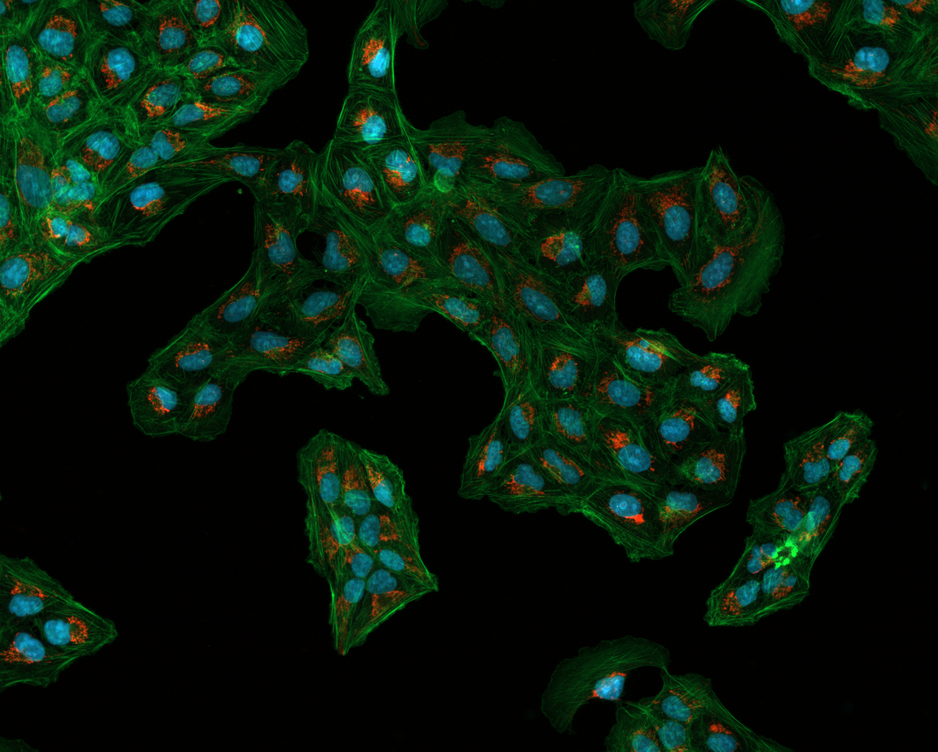
#> input picture images/Osteosarcoma_01.tif, 938 x 752 px, shrunk from 1376 x 1104 before the run
$ python 'tutorial57_Cell Nuclei analysis using watershed.py'
#> lines starting #> are read from the running program, lines starting #| are printed output that depends on the picture; after the words box and inside, x2 and y2 are one past the last pixel; in counts of white or black regions, pixels touching at a corner belong together; long printed decimals are rounded
#Video Playlist: https://www.youtube.com/playlist?list=PLHae9ggVvqPgyRQQOtENr6hK0m1UquGaG

"""
https://opencv-python-tutroals.readthedocs.io/en/latest/py_tutorials/py_imgproc/py_watershed/py_watershed.html

This code performs cell counting and size distribution analysis and dumps results into a csv file.
It uses watershed segmentation for better segmentation, separating touching nuclei.
"""

import cv2
import numpy as np
from matplotlib import pyplot as plt
from scipy import ndimage
from skimage import measure, color, io


img = cv2.imread("images/Osteosarcoma_01.tif")
#> img is the input picture: shape (752, 938, 3); mean B, G, R 11.1, 23.9, 7
#Extract only blue channel as DAPI / nuclear (blue) staining is the best
#channel to perform cell count.
cells=img[:,:,0]  #Blue channel. Image equivalent to grey image.


pixels_to_um = 0.454 # 1 pixel = 454 nm (got this from the metadata of original image)

#Threshold image to binary using OTSU. ALl thresholded pixels will be set to 255
ret1, thresh = cv2.threshold(cells, 0, 255, cv2.THRESH_BINARY+cv2.THRESH_OTSU)
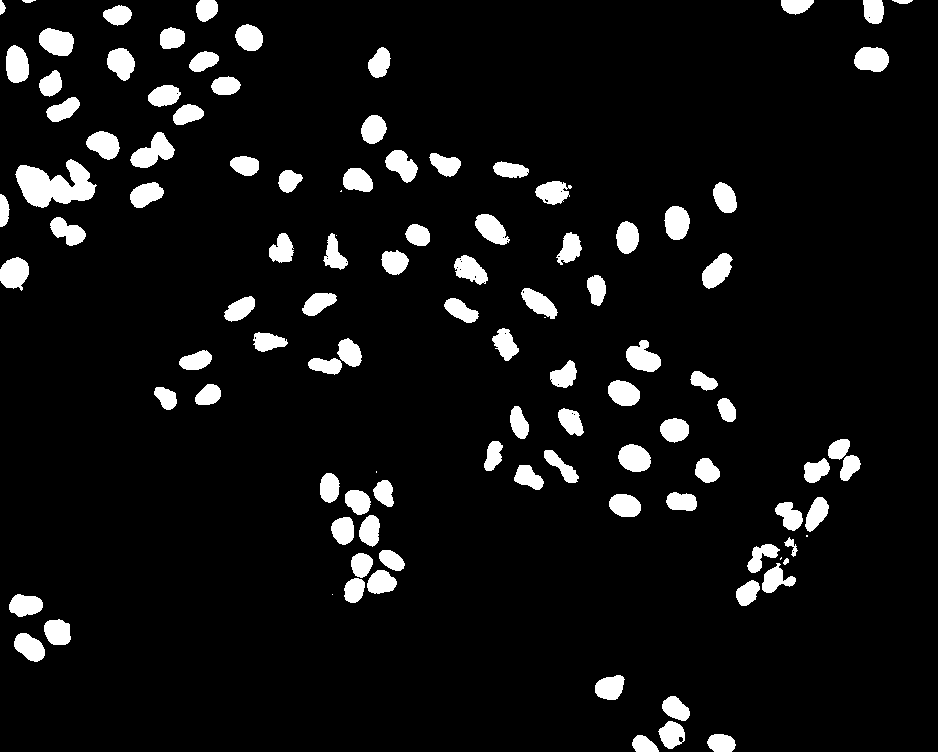
#> thresh: shape (752, 938); 7.1% white; 107 white regions (7 under 20 px), largest, box (x1, y1, x2, y2) and area: (15, 159, 97, 208) 2345, (130, 132, 175, 168) 862, (39, 28, 74, 56) 747
#> ret1 = 50


# Morphological operations to remove small noise - opening
#To remove holes we can use closing
kernel = np.ones((3,3),np.uint8)
opening = cv2.morphologyEx(thresh,cv2.MORPH_OPEN,kernel, iterations = 2)
#> opening: shape (752, 938); 7% white; 100 white regions (1 under 20 px), largest, box (x1, y1, x2, y2) and area: (16, 160, 95, 207) 2330, (131, 132, 174, 168) 852, (39, 29, 74, 56) 743

from skimage.segmentation import clear_border
opening = clear_border(opening) #Remove edge touching grains
plt.imshow(opening, cmap='gray') #This is our image to be segmented further using watershed

#Check the total regions found before and after applying this.

#STEP 1: Sude background
#Now we know that the regions at the center of cells is for sure cells
#The region far away is background.
#We need to extract sure regions. For that erode a few times.
#But we have cells touching, so erode alone will not work.
#To separate touching objects, the best approach would be distance transform and then thresholding.

# let us start by identifying sure background area
# dilating pixes a few times increases cell boundary to background.
# This way whatever is remaining for sure will be background.
#The area in between sure background and foreground is our ambiguous area.
#Watershed should find this area for us.
sure_bg = cv2.dilate(opening,kernel,iterations=10)
#> sure_bg: shape (752, 938); 22.8% white; 32 white regions, largest, box (x1, y1, x2, y2) and area: (0, 15, 273, 255) 33793, (726, 429, 870, 616) 11937, (310, 463, 414, 613) 10998
plt.imshow(sure_bg, cmap='gray') #Dark region is our sure background

# Finding sure foreground area using distance transform and thresholding
#intensities of the points inside the foreground regions are changed to
#distance their respective distances from the closest 0 value (boundary).
#https://www.tutorialspoint.com/opencv/opencv_distance_transformation.htm
dist_transform = cv2.distanceTransform(opening,cv2.DIST_L2,5)
plt.imshow(dist_transform, cmap='gray') #Dist transformed img.


#Let us threshold the dist transform by starting at 1/2 its max value.
print(dist_transform.max()) #gives about 21.9
#| 15.184
ret2, sure_fg = cv2.threshold(dist_transform,0.5*dist_transform.max(),255,0)
#> sure_fg: shape (752, 938) float32; 0.7% white; 89 white regions (22 under 20 px), largest, box (x1, y1, x2, y2) and area: (23, 173, 68, 200) 486, (46, 36, 66, 49) 170, (626, 452, 643, 465) 166
#> ret2 = 7.59
plt.imshow(sure_fg, cmap='gray')

#Later you realize that 0.25* max value will not separate the cells well.
#High value like 0.7 will not recognize some cells. 0.5 seems to be a good compromize

# Unknown ambiguous region is nothing but bkground - foreground
sure_fg = np.uint8(sure_fg)  #Convert to uint8 from float
unknown = cv2.subtract(sure_bg,sure_fg)
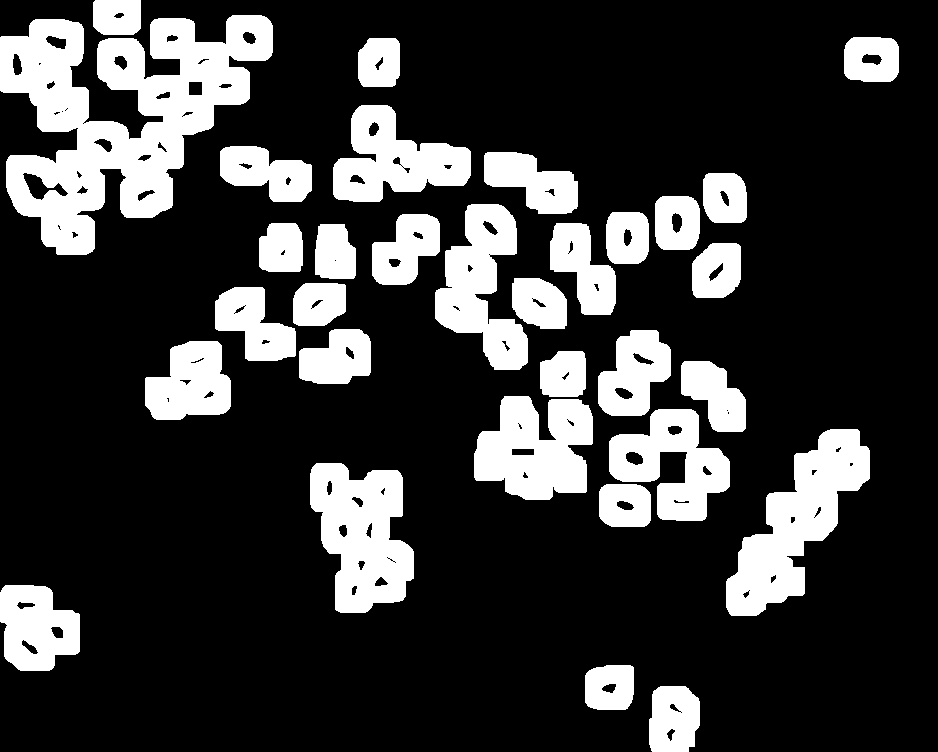
#> unknown: shape (752, 938); 22.1% white; 32 white regions, largest, box (x1, y1, x2, y2) and area: (0, 15, 273, 255) 32151, (726, 429, 870, 616) 11804, (310, 463, 414, 613) 10590
plt.imshow(unknown, cmap='gray')

#Now we create a marker and label the regions inside.
# For sure regions, both foreground and background will be labeled with positive numbers.
# Unknown regions will be labeled 0.
#For markers let us use ConnectedComponents.
#Connected components labeling scans an image and groups its pixels into components
#based on pixel connectivity, i.e. all pixels in a connected component share
#similar pixel intensity values and are in some way connected with each other.
#Once all groups have been determined, each pixel is labeled with a graylevel
# or a color (color labeling) according to the component it was assigned to.
ret3, markers = cv2.connectedComponents(sure_fg)
#> markers: shape (752, 938) int32; 90 distinct labels, from 0 to 89
#> ret3 = 90
plt.imshow(markers)

#One problem rightnow is that the entire background pixels is given value 0.
#This means watershed considers this region as unknown.
#So let us add 10 to all labels so that sure background is not 0, but 10
markers = markers+10
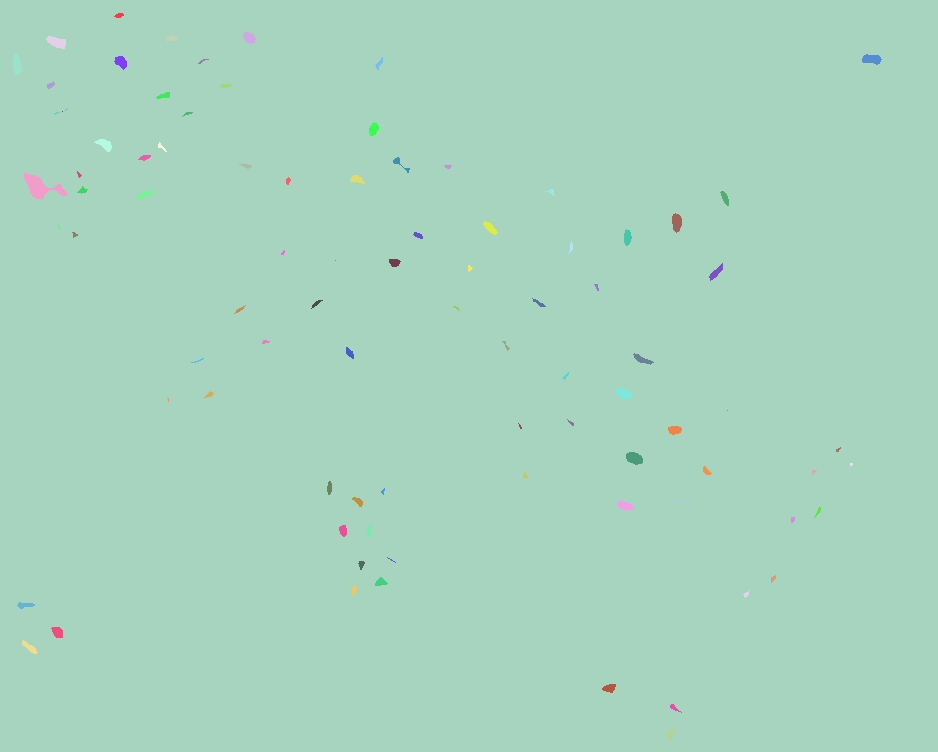
#> markers: shape (752, 938) int32; 90 distinct labels, from 10 to 99; one colour per label, 0 black

# Now, mark the region of unknown with zero
markers[unknown==255] = 0
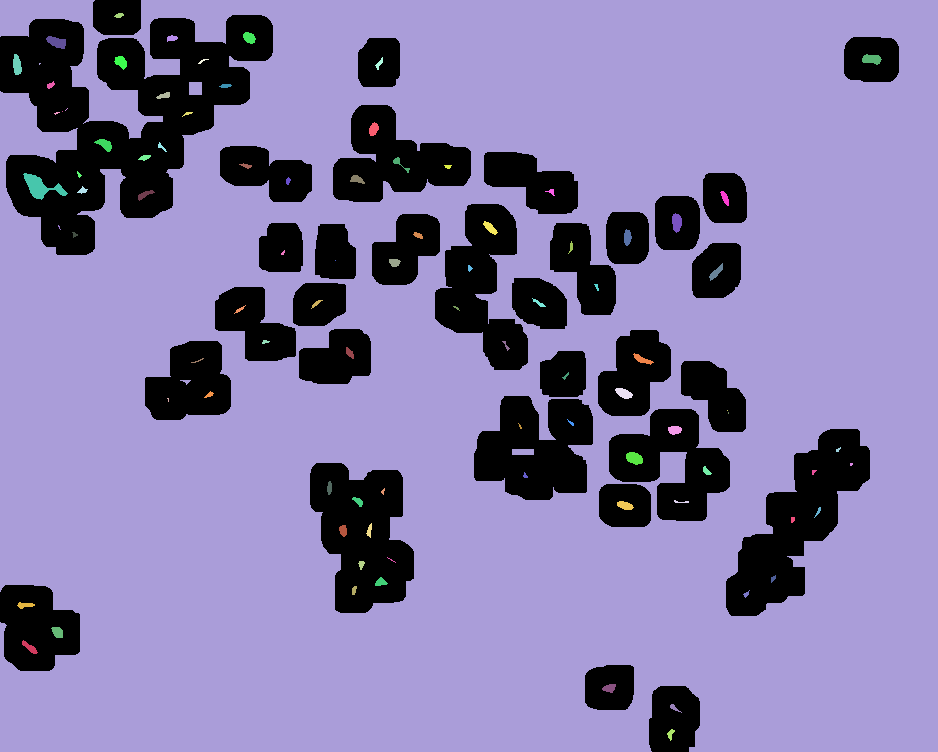
#> markers: shape (752, 938) int32; 91 distinct labels, from 0 to 99; one colour per label, 0 black
plt.imshow(markers, cmap='jet')   #Look at the 3 distinct regions.

#Now we are ready for watershed filling.
markers = cv2.watershed(img,markers)
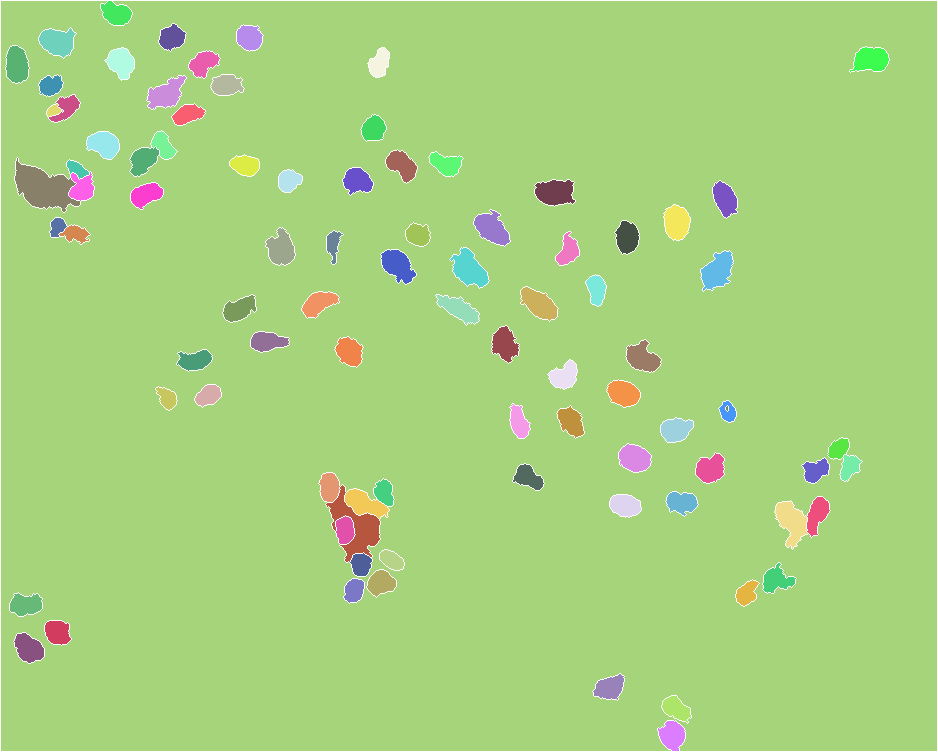
#> markers: shape (752, 938) int32; 91 distinct labels, from -1 to 99; one colour per label, 0 black, -1 white

#Let us color boundaries in yellow.
#Remember that watershed assigns boundaries a value of -1
img[markers == -1] = [0,255,255]
#> img: shape (752, 938, 3); 1.53% of pixels changed, all inside (x1, y1, x2, y2) = (0, 0, 938, 752)

#label2rgb - Return an RGB image where color-coded labels are painted over the image.
img2 = color.label2rgb(markers, bg_label=0)
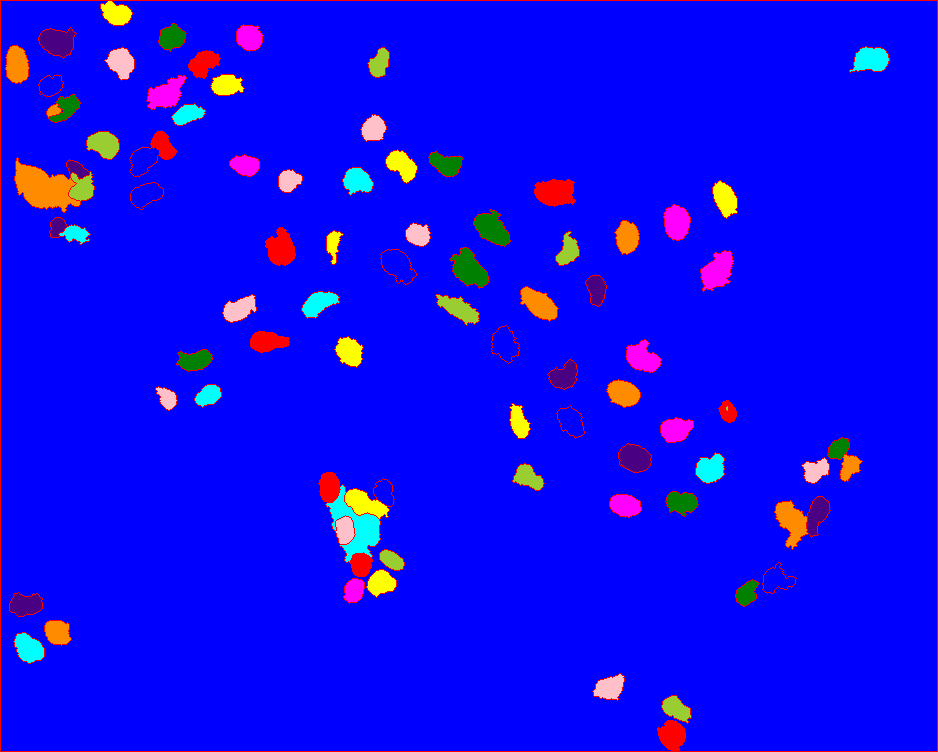
#> img2: shape (752, 938, 3) float64; mean R, G, B 0.0555, 0.0316, 0.948

plt.imshow(img2)
cv2.imshow('Overlay on original image', img)
cv2.imshow('Colored Grains', img2)
cv2.waitKey(0)

#####################################################################################
#Now, time to extract properties of detected cells
#Directly capturing props to pandas dataframe

props = measure.regionprops_table(markers, cells,
                          properties=['label',
                                      'area', 'equivalent_diameter',
                                      'mean_intensity', 'solidity', 'orientation',
                                      'perimeter'])
#> props = 7 items

import pandas as pd
df = pd.DataFrame(props)
#> df = table of 90 rows and 7 columns
print(df.head())
#> (printed output is left out)

#To delete small regions...
df = df[df['area'] > 50]
#> df = table of 88 rows and 7 columns
print(df.head())
#> (printed output is left out)

#######################################################
#Convert to micron scale
df['area_sq_microns'] = df['area'] * (pixels_to_um**2)
df['equivalent_diameter_microns'] = df['equivalent_diameter'] * (pixels_to_um)
print(df.head())
#> (printed output is left out)

#> (the run stopped early here; a loop or call above may not have finished)
